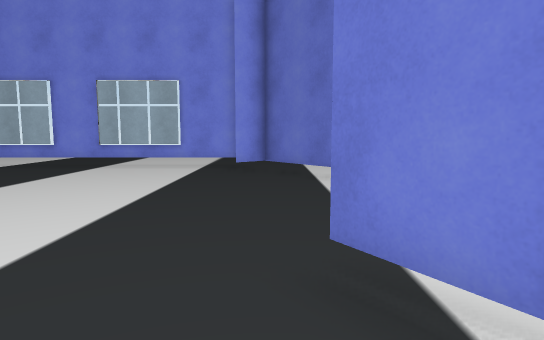
View 1 (above)

16 first-person views from a walk through a scene from a Unity 3-D project. The camera is 1.3 m above the floor, tilts 6° down and sees 75° across. The floor is counted in squares, 1 m on a side. Each view is taken from the middle of a square. On the plan, view 1 faces up. The plan holds only what a view shows up to about 15 squares ahead; the rest is blank. The place goes on beyond the plan. Some surface patterns are stand-ins.

View 2
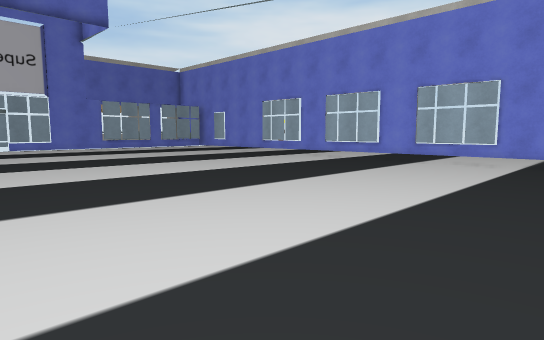

View 3
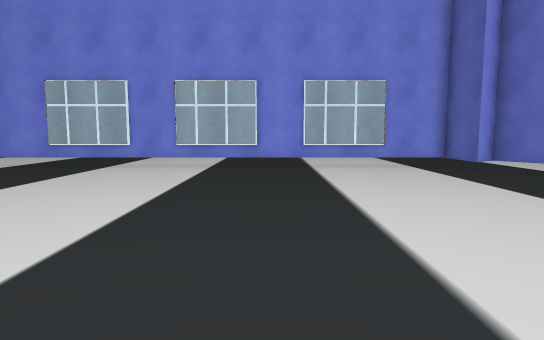

View 4
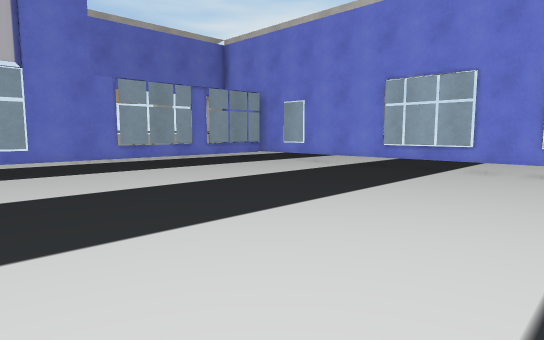

View 5
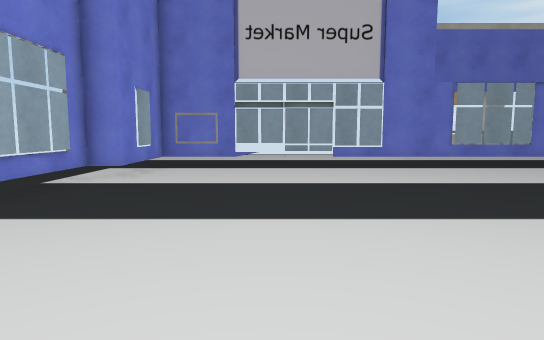

View 6
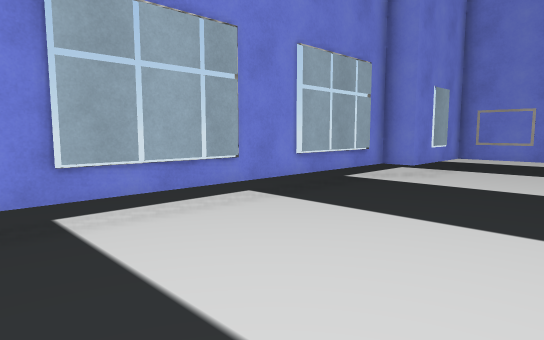

View 7
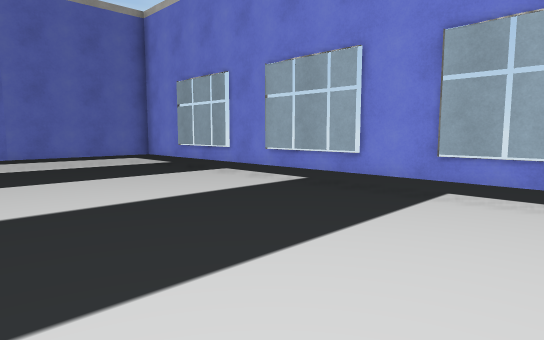

View 8
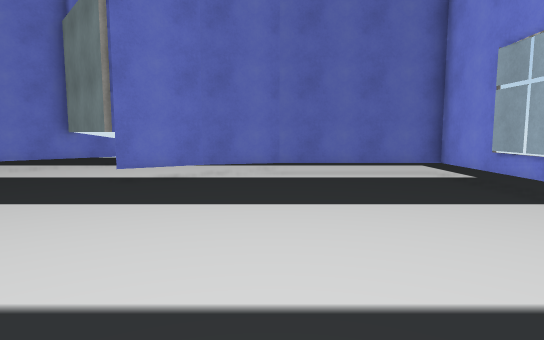

View 9
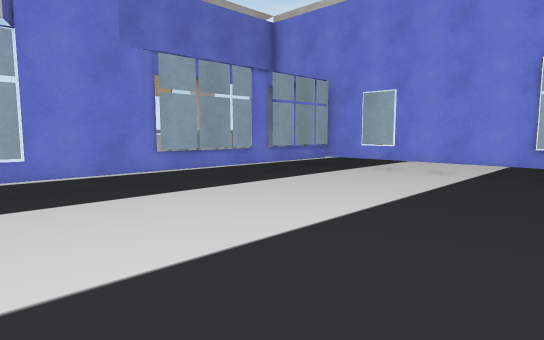

View 10
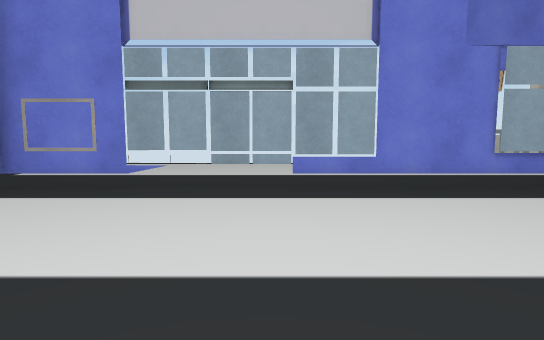

View 11
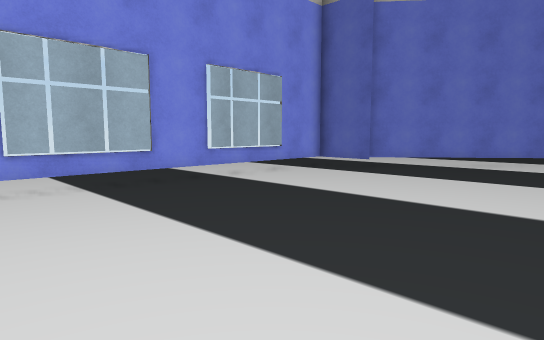

View 12
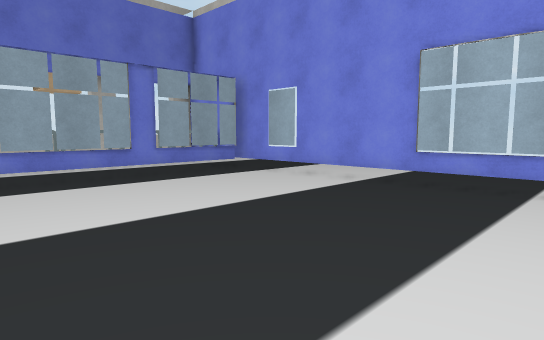

View 13
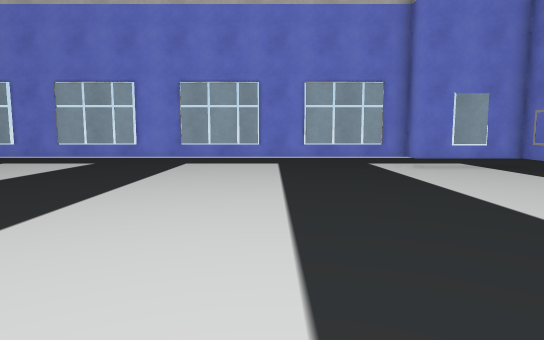

View 14
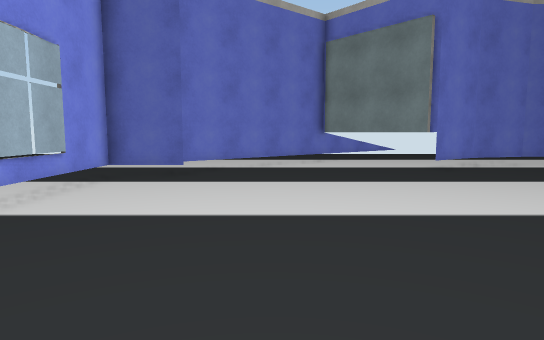

View 15
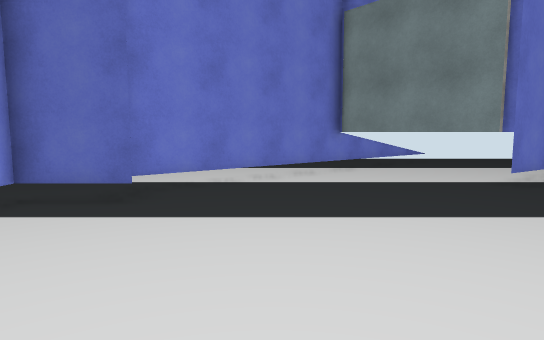

View 16
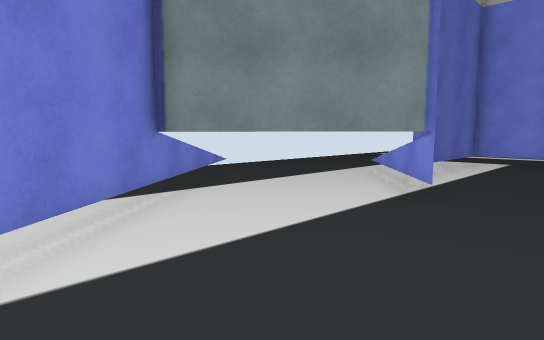

### Floor plan
Points are (right, up) in squares from view 1. A wall is a line through its corners. A room is listed if a view was taken in it or the views show most of it. See-through windows are left out.
Room 1 (views 1, 2, 3, 4, 5, 6, 7, 8, 9, 10, 11, 12, 13, 14, 15, 16)
walls: (1.9, 1.1) (0.4, 3.4) (4.5, 6.7) (-0.2, 12.5) (-1.2, 11.7) (-1.2, 14) (-24, 14); (2.5, -1.3) (1.8, 1.2); (-23.5, 13.6) (-23.5, -5.5) (-19.5, -5.5) (-19.5, -6.4) (2.5, -6.4); (2.5, -6.6) (2.5, -1.2)
objects: other object (-23, -4)

Where each view was taken, in squares from view 1:
view 1: 0 up, 0 right, facing up
view 2: 2 down, 0 right, facing up-left
view 3: 0 up, 8 left, facing up
view 4: 1 up, 10 left, facing up-left
view 5: 1 down, 9 left, facing left
view 6: 1 down, 9 left, facing down-left
view 7: 1 up, 13 left, facing down-right
view 8: 1 down, 9 left, facing right
view 9: 2 up, 15 left, facing up-left
view 10: 1 up, 15 left, facing left
view 11: 5 up, 13 left, facing up-right
view 12: 5 up, 13 left, facing up-left
view 13: 8 up, 14 left, facing down
view 14: 9 up, 12 left, facing right
view 15: 9 up, 8 left, facing right
view 16: 10 up, 2 left, facing down-right
